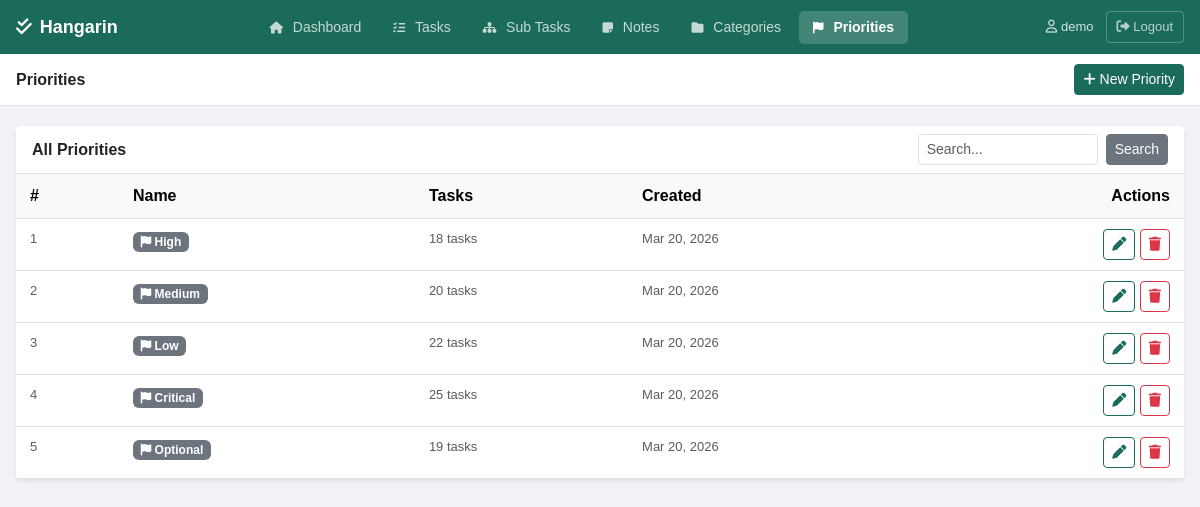
Screenshot of /priorities/ (signed in) with the database file from the repository.
### tasks/models.py (models this page shows, shortened)
class BaseModel(models.Model):
    created_at = models.DateTimeField(auto_now_add=True)
    updated_at = models.DateTimeField(auto_now=True)
    class Meta:
        abstract = True

class Priority(BaseModel):
    name = models.CharField(max_length=100)
    class Meta:
        verbose_name = "Priority"
        verbose_name_plural = "Priorities"

### tasks/views.py (the view)
# urls.py: path('priorities/', views.priority_list, name='priority_list'),
@login_required
def priority_list(request):
    query = request.GET.get('q', '')
    priorities = Priority.objects.all()
    if query:
        priorities = priorities.filter(name__icontains=query)
    paginator = Paginator(priorities, 10)
    page_obj = paginator.get_page(request.GET.get('page'))
    return render(request, 'tasks/priority_list.html', {
        'page_obj': page_obj, 'query': query, 'active_page': 'priorities'
    })

### templates/tasks/priority_list.html (shortened to what this page needs)
{% extends 'tasks/base.html' %}
{% block page_title %}Priorities{% endblock %}
{% block topbar_actions %}
<a href="{% url 'priority_create' %}" class="btn btn-primary btn-sm"><i class="fa-solid fa-plus"></i> New Priority</a>
{% endblock %}
{% block content %}
<div class="card border-0 shadow-sm">
    <div class="card-header bg-white d-flex justify-content-between align-items-center border-bottom">
        <span class="fw-semibold">All Priorities</span>
        <form method="get" class="d-flex gap-2">
            <input type="text" name="q" value="{{ query }}" placeholder="Search..." class="form-control form-control-sm" style="width:180px;">
            <button type="submit" class="btn btn-secondary btn-sm">Search</button>
        </form>
    </div>
    {% if page_obj.object_list %}
    <div class="table-responsive">
        <table class="table table-hover mb-0">
            <thead class="table-light">
                <tr><th>#</th><th>Name</th><th>Tasks</th><th>Created</th><th class="text-end">Actions</th></tr>
            </thead>
            <tbody>
                {% for p in page_obj %}
                <tr>
                    <td class="text-muted" style="font-size:13px;">{{ forloop.counter0|add:page_obj.start_index }}</td>
                    <td><span class="badge bg-secondary"><i class="fa-solid fa-flag"></i> {{ p.name }}</span></td>
                    <td class="text-muted" style="font-size:13px;">{{ p.task_set.count }} task{{ p.task_set.count|pluralize }}</td>
                    <td class="text-muted" style="font-size:13px;">{{ p.created_at|date:"M d, Y" }}</td>
                    <td class="text-end">
                        <a href="{% url 'priority_edit' p.pk %}" class="btn btn-outline-primary btn-sm"><i class="fa-solid fa-pen"></i></a>
                        <a href="{% url 'priority_delete' p.pk %}" class="btn btn-outline-danger btn-sm"><i class="fa-solid fa-trash"></i></a>
                    </td>
                </tr>
                {% endfor %}
            </tbody>
        </table>
    </div>
    {% else %}
    <div class="card-body text-center py-5 text-muted">
        <i class="fa-solid fa-flag fa-2x mb-3 d-block opacity-25"></i>
        <p>{% if query %}No priorities found.{% else %}No priorities yet. <a href="{% url 'priority_create' %}" style="color:#1a6b5a;">Add one!</a>{% endif %}</p>
    </div>
    {% endif %}
</div>
{% endblock %}

### templates/tasks/base.html (shortened to what this page needs)
{% load pwa %}
{% load static %}
<!DOCTYPE html>
<html lang="en">
<head>
    <link href="https://cdn.jsdelivr.net/npm/bootstrap@5.3.0/dist/css/bootstrap.min.css" rel="stylesheet">
    <link rel="stylesheet" href="https://cdnjs.cloudflare.com/ajax/libs/font-awesome/6.5.0/css/all.min.css">
</head>
<body>
<div class="top-navbar">
    <a href="{% url 'dashboard' %}" class="brand">
        <i class="fa-solid fa-check-double"></i> Hangarin
    </a>
    <nav class="desktop-nav">
        <a href="{% url 'dashboard' %}" class="nav-item {% if active_page == 'dashboard' %}active{% endif %}">
            <i class="fa-solid fa-house"></i> Dashboard
        </a>
        <a href="{% url 'task_list' %}" class="nav-item {% if active_page == 'tasks' %}active{% endif %}">
            <i class="fa-solid fa-list-check"></i> Tasks
        </a>
        <a href="{% url 'subtask_list' %}" class="nav-item {% if active_page == 'subtasks' %}active{% endif %}">
            <i class="fa-solid fa-sitemap"></i> Sub Tasks
        </a>
        <a href="{% url 'note_list' %}" class="nav-item {% if active_page == 'notes' %}active{% endif %}">
            <i class="fa-solid fa-note-sticky"></i> Notes
        </a>
        <a href="{% url 'category_list' %}" class="nav-item {% if active_page == 'categories' %}active{% endif %}">
            <i class="fa-solid fa-folder"></i> Categories
        </a>
        <a href="{% url 'priority_list' %}" class="nav-item {% if active_page == 'priorities' %}active{% endif %}">
            <i class="fa-solid fa-flag"></i> Priorities
        </a>
    </nav>
    <div class="user-area desktop-user">
        {% if user.is_authenticated %}
        <span><i class="fa-regular fa-user" style="margin-right:4px;"></i>{{ user.username }}</span>
        <a href="{% url 'logout' %}" class="logout-btn">
            <i class="fa-solid fa-right-from-bracket"></i> Logout
        </a>
        {% endif %}
    </div>
</div>
<div class="subbar">
    <h5>{% block page_title %}Dashboard{% endblock %}</h5>
    <div>{% block topbar_actions %}{% endblock %}</div>
</div>
<div class="content-area">
    {% block content %}{% endblock %}
</div>
</body>
</html>

### templates/tasks/base.html (style rules this page uses)
body { background-color: #f0f2f5; font-family: Arial, sans-serif; min-height: 100vh; }
.top-navbar { background-color: #1a6b5a; padding: 0 16px; height: 54px; display: flex; align-items: center; justify-content: space-between; position: sticky; top: 0; z-index: 1000; }
.top-navbar .brand { color: white; font-size: 18px; font-weight: 700; text-decoration: none; display: flex; align-items: center; gap: 8px; }
.desktop-nav { display: flex; align-items: center; gap: 4px; }
.desktop-nav .nav-item { color: rgba(255,255,255,0.75); text-decoration: none; padding: 6px 14px; border-radius: 5px; font-size: 14px; transition: all 0.15s; white-space: nowrap; }
.desktop-nav .nav-item.active { background-color: rgba(255,255,255,0.18); color: white; font-weight: 600; }
.desktop-nav .nav-item i { margin-right: 6px; font-size: 12px; }
.user-area { display: flex; align-items: center; gap: 12px; color: rgba(255,255,255,0.8); font-size: 13px; }
.logout-btn { color: rgba(255,255,255,0.7); text-decoration: none; font-size: 13px; padding: 5px 10px; border: 1px solid rgba(255,255,255,0.25); border-radius: 4px; transition: all 0.15s; background: transparent; cursor: pointer; font-family: Arial, sans-serif; }
.subbar { background-color: white; border-bottom: 1px solid #dee2e6; padding: 10px 16px; display: flex; justify-content: space-between; align-items: center; }
.subbar h5 { margin: 0; font-size: 16px; font-weight: 600; color: #212529; }
.content-area { padding: 20px 16px; max-width: 1200px; }
.btn-primary { background-color: #1a6b5a; border-color: #1a6b5a; }
.btn-outline-primary { color: #1a6b5a; border-color: #1a6b5a; }
.table > :not(caption) > * > * { padding: 10px 14px; }

### rows the page displays
Priority: name "High", task_set.count "18", created_at "Mar 20, 2026"
Priority: name "Medium", task_set.count "20", created_at "Mar 20, 2026"
Priority: name "Low", task_set.count "22", created_at "Mar 20, 2026"
Priority: name "Critical", task_set.count "25", created_at "Mar 20, 2026"
Priority: name "Optional", task_set.count "19", created_at "Mar 20, 2026"

### other values shown
{{ user.username }} "demo"
